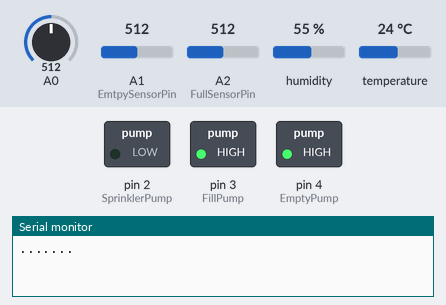
The sketch below on a simulated Arduino Uno, built with avr-gcc and run on an emulated ATmega328P. Parts: switched loads named in the sketch (green lamp = pin HIGH), the last lines printed to the serial monitor. The inputs (shaded band) are chosen by the test bench; at power-on: A0 = 512, A1 (EmtpySensorPin) = 512, A2 (FullSensorPin) = 512, humidity 55 %, temperature 24 °C. The local clock reads 2024-03-15 10:24:30 at power-on unless the sketch sets it; pins used as bus, display or sensor lines are not drawn.

Above: at 2.2 s.
2.3 s: A0 set to 544
At 4.4 s:
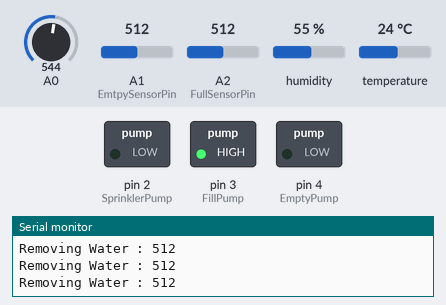
5.2 s: A1 (EmtpySensorPin) set to 33
6.9 s: A1 (EmtpySensorPin) set to 27
At 10.3 s:
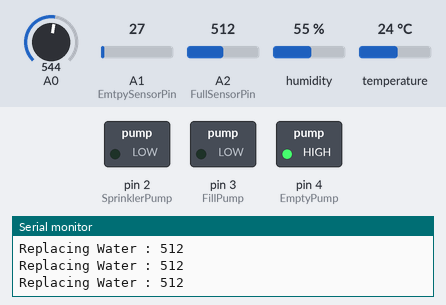
10.9 s: A2 (FullSensorPin) set to 592
12.6 s: A2 (FullSensorPin) set to 609
At 14.3 s:
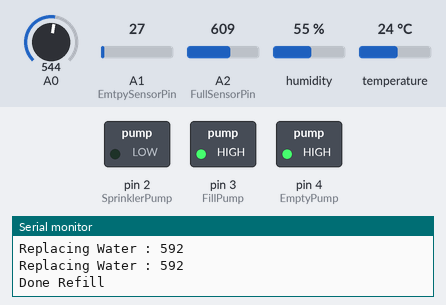
14.6 s: A2 (FullSensorPin) set to 590
At 20.2 s:
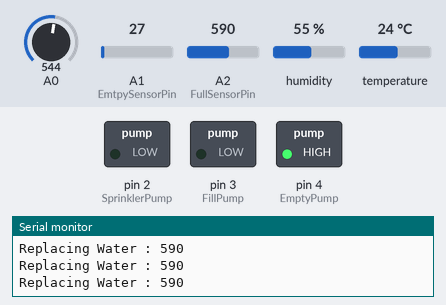
Timing chart, 0 to 20.5 s (numbered marks = the images above; inputs shaded):
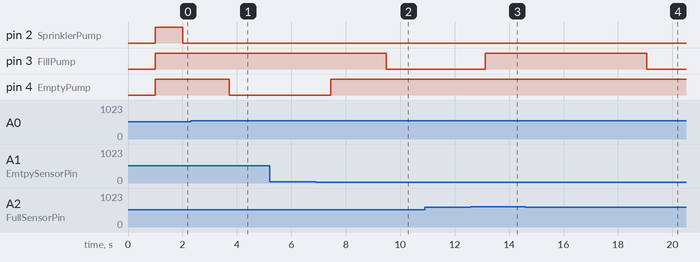

Measured:
- the behaviour switches between 526 and 527 on A0 (found by bisection; images 0 and 1)
- the behaviour switches between 31 and 30 on A1 (EmtpySensorPin) (found by bisection; images 1 and 2)
- the behaviour switches between 599 and 600 on A2 (FullSensorPin) (found by bisection; images 2 and 3)
- after the input at 2.3 s, pin 4 (EmptyPump): HIGH → LOW after 1.4 s
- after the input at 6.9 s, pin 3 (FillPump): HIGH → LOW after 2.6 s; pin 4 (EmptyPump): LOW → HIGH after 0.55 s
- after the input at 12.6 s, pin 3 (FillPump): LOW → HIGH after 0.52 s
- after the input at 14.6 s, pin 3 (FillPump): HIGH → LOW after 4.5 s

The sketch:

Arduino-Hydrophonics.ino
```cpp
// Conditions
// For temp and humidity sensor
// The pump will on in the ff. time of the day.
// 5 AM and 5 PM
// the recommended temperature range is 25 - 27°C with relative humidity of 85-100%.
// If higher than the recommended temp. the pump will on
// If lower than the  recommended humidity the pump will on
// For Ph Level
// If ph level value low or higher than 6-7 ph value the pump will on.
// Water level sensor condition
// If after detect sa ph level then on na ang pump mo relay og signal ang water level sensor sa 3rd pump para mo refill og tubig then if puno na mo relay ang other water level sensor aron mo stop na refill ang pump.
// Note: If naay dli makaya then naa kay suggestion ayaw lang ka uwaw approach aron ma adjust kay basin impossible ra kaayo ang uban conditions. So mao rato and good evessss.
#include "Arduino.h"
#include "uRTCLib.h"
#include <dht.h>

// ------------- Configurations ------------------------

// humidity percentage to trigger water pump 1
int humidityValueTrigger = 85;

// temperature to trigger water pump 1
int temperatureValueTrigger = 26;

// water pump 1 duration
int sprinklerDuration = 30000;  // 30000ms = 30seconds

// max Ph level to trigger water change
float maxPhLevel = 7;  // example 7.2, 8.13, 5

// min Ph level to trigger water change
float minPhLevel = 6;  // example 3.2, 4.13, 5

// sprinkler on time 24 hour format
int time1 = 5;
int time2 = 17;

// -------------  Debugging purposes  -----------------

// set to false to see the sensor data in Serial Monitor (9600 baud)
bool turnOnPhsensor = true;

// adjust this value (0 - 10)
float phcalibration = 0.7;


//---------------------------------------------------------------------------------------------------
//   __  __           _        _             _    _       _                             __
//  |  \/  |         | |      | |           | |  (_)     | |                           _\ \
//  | \  / | __ _  __| | ___  | |__  _   _  | | ___ _ __ | |_ ___  _   _ _   _ _   _  (_)\ \
//  | |\/| |/ _` |/ _` |/ _ \ | '_ \| | | | | |/ / | '_ \| __/ _ \| | | | | | | | | |     > >
//  | |  | | (_| | (_| |  __/ | |_) | |_| | |   <| | | | | || (_) | |_| | |_| | |_| |  _ / /
//  |_|  |_|\__,_|\__,_|\___| |_.__/ \__, | |_|\_\_|_| |_|\__\___/ \__, |\__, |\__, | (_)_/
//                                    __/ |                         __/ | __/ | __/ |
//                                   |___/                         |___/ |___/ |___/
//---------------------------------------------------------------------------------------------------


// Humidity and temperature sensor
#define DHT22_PIN 7

// Water pump relays
#define SprinklerPump 2  // Sprinkler
#define FillPump 3       // Water tank Fill pump
#define EmptyPump 4      // Water tank Empty pump

// Water Full sensor
#define FullSensor 6
#define FullSensorPin A2
// Water Empty sensor
#define EmtpySensor 5
#define EmtpySensorPin A1


// PS: Dont touch anything below this :)
uRTCLib rtc(0x68);
dht DHT;

//Variables
int val = 0;
float calibration_value = 21.34 - phcalibration;
int phval = 0;
unsigned long int avgval;
int buffer_arr[10], temp;


void setup() {
  Serial.begin(9600);
  delay(1000);
  URTCLIB_WIRE.begin();


  Serial.println(".......");
  //Set water pump as output
  pinMode(SprinklerPump, OUTPUT);
  pinMode(FillPump, OUTPUT);
  pinMode(EmptyPump, OUTPUT);

  //Set water pump to off
  digitalWrite(SprinklerPump, HIGH);
  digitalWrite(FillPump, HIGH);
  digitalWrite(EmptyPump, HIGH);

  pinMode(FullSensor, OUTPUT);
  digitalWrite(FullSensor, LOW);
  pinMode(EmtpySensor, OUTPUT);
  digitalWrite(EmtpySensor, LOW);
}

void loop() {
  //check time
  rtc.refresh();

  //set humidity and temp sensor
  int chk = DHT.read22(DHT22_PIN);

  delay(1000);

  // turn on water1 on 5AM and 5PM
  if (rtc.hour() == time1 || rtc.hour() == time2) {

    if (rtc.minute() == 0) {
      Serial.print("Water pump on");
      digitalWrite(SprinklerPump, LOW);
      delay(sprinklerDuration);
      digitalWrite(SprinklerPump, HIGH);
    }
  }

  // check humidity and temperature
  if (DHT.humidity < humidityValueTrigger || DHT.temperature > temperatureValueTrigger) {
    digitalWrite(SprinklerPump, LOW);
  } else {
    digitalWrite(SprinklerPump, HIGH);
  }

  for (int i = 0; i < 10; i++) {
    buffer_arr[i] = analogRead(A0);
    delay(30);
  }
  for (int i = 0; i < 9; i++) {
    for (int j = i + 1; j < 10; j++) {
      if (buffer_arr[i] > buffer_arr[j]) {
        temp = buffer_arr[i];
        buffer_arr[i] = buffer_arr[j];
        buffer_arr[j] = temp;
      }
    }
  }

  avgval = 0;
  for (int i = 2; i < 8; i++)
    avgval += buffer_arr[i];
  float volt = (float)avgval * 5.0 / 1024 / 6;
  float ph_act = -5.70 * volt + calibration_value;

  if (turnOnPhsensor) {
    //Check Ph Values
    if (ph_act > maxPhLevel || ph_act < minPhLevel) {
      while (!emptyWater()) {
      }
      delay(2000);
      while (!fillWater()) {
      }
      delay(2000);
    }
  }


  //Debugging
  Serial.print("Time: ");
  Serial.print(rtc.hour());
  Serial.print(':');
  Serial.print(rtc.minute());
  Serial.print(':');
  Serial.print(rtc.second());
  Serial.print(", Humidity: ");
  Serial.print(DHT.humidity);
  Serial.print("%, Temp: ");
  Serial.print(DHT.temperature);
  Serial.print("c");
  Serial.print(", pH Value: ");
  Serial.print(ph_act);
  Serial.print(", Water Empty Sensor: ");
  Serial.print(readWaterSensor(EmtpySensor, EmtpySensorPin));
  Serial.print(", Water Fill Sensor: ");
  Serial.println(readWaterSensor(FullSensor, FullSensorPin));
}

//Empty water tank function
bool emptyWater() {
  delay(30);
  if (readWaterSensor(EmtpySensor, EmtpySensorPin) > 30) {
    digitalWrite(EmptyPump, LOW);
    Serial.print("Removing Water : ");
    Serial.println(readWaterSensor(EmtpySensor, EmtpySensorPin));
    return false;
  }
  delay(500);
  digitalWrite(EmptyPump, HIGH);
  Serial.println("Done Drain");
  return true;
}

//Fill water tank function
bool fillWater() {
  delay(30);
  if (readWaterSensor(FullSensor, FullSensorPin) < 600) {
    digitalWrite(FillPump, LOW);
    Serial.print("Replacing Water : ");
    Serial.println(readWaterSensor(FullSensor, FullSensorPin));
    return false;
  }
  delay(500);
  digitalWrite(FillPump, HIGH);
  Serial.println("Done Refill");
  return true;
}


// read waterSensor function
int readWaterSensor(int WaterPower, int WaterPin) {
  digitalWrite(WaterPower, HIGH);
  delay(10);
  val = analogRead(WaterPin);
  digitalWrite(WaterPower, LOW);
  return val;
}
```
